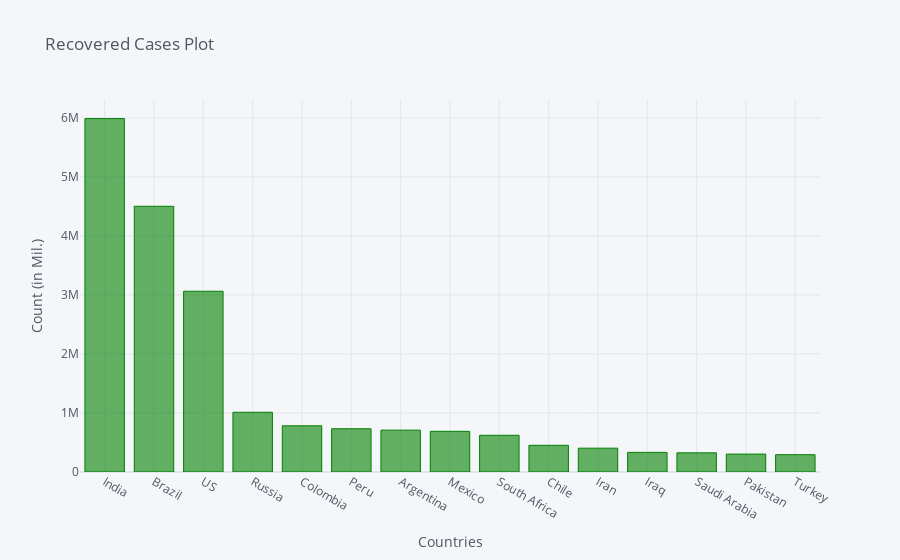

Notebook cell for this chart:
### Code cell
recovered_df2_plot.iplot(kind='bar', x='Country/Region', y='10/10/20',color='green',
                         title='Recovered Cases Plot',xTitle='Countries',yTitle='Count (in Mil.)')

### Figure 1 — Plotly figure (JSON) as saved in the notebook; plotly's stock layout.template omitted (floating-point values rounded to 4 significant figures)
{"data": [{"marker": {"color": "rgba(0, 128, 0, 0.6)", "line": {"color": "rgba(0, 128, 0, 1.0)", "width": 1}}, "name": "10/10/20", "orientation": "v", "text": "", "type": "bar", "x": ["India", "Brazil", "US", "Russia", "Colombia", "Peru", "Argentina", "Mexico", "South Africa", "Chile", "Iran", "Iraq", "Saudi Arabia", "Pakistan", "Turkey"], "y": [5988822, 4502854, 3062983, 1011911, 783131, 733000, 709464, 689377, 622153, 452054, 403950, 332330, 324737, 303458, 293145]}], "layout": {"legend": {"bgcolor": "#F5F6F9", "font": {"color": "#4D5663"}}, "paper_bgcolor": "#F5F6F9", "plot_bgcolor": "#F5F6F9", "title": {"font": {"color": "#4D5663"}, "text": "Recovered Cases Plot"}, "xaxis": {"gridcolor": "#E1E5ED", "showgrid": true, "tickfont": {"color": "#4D5663"}, "title": {"font": {"color": "#4D5663"}, "text": "Countries"}, "zerolinecolor": "#E1E5ED"}, "yaxis": {"gridcolor": "#E1E5ED", "showgrid": true, "tickfont": {"color": "#4D5663"}, "title": {"font": {"color": "#4D5663"}, "text": "Count (in Mil.)"}, "zerolinecolor": "#E1E5ED"}}}
